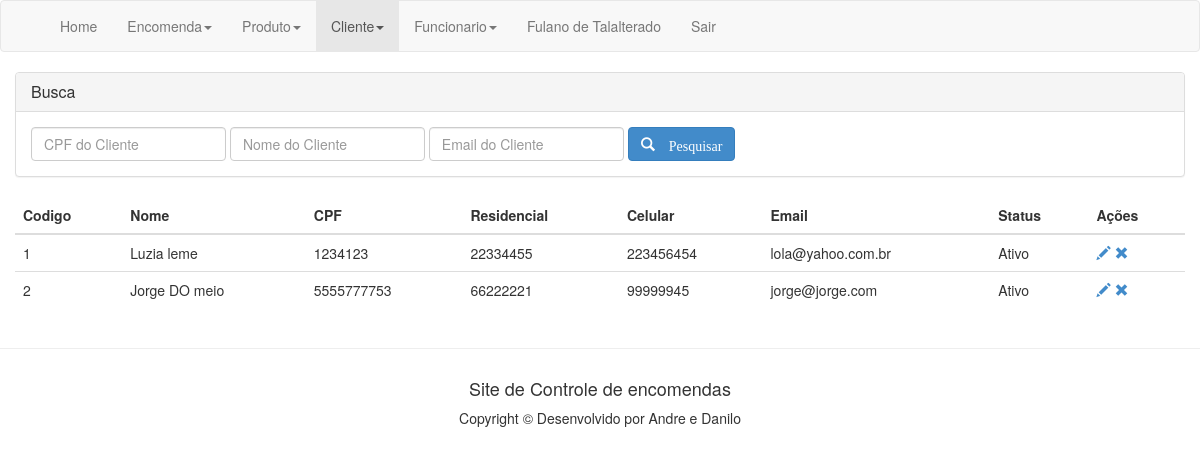
The page /conCliente.php (signed in) on the database its author committed.
### tables this page shows
CREATE TABLE IF NOT EXISTS `cliente` (
`codigo_cli` int(11) NOT NULL,
  `nome` varchar(250) NOT NULL,
  `email` varchar(250) DEFAULT NULL,
  `cpf` varchar(250) DEFAULT NULL,
  `tel_residencial` varchar(50) DEFAULT NULL,
  `tel_celular` varchar(50) DEFAULT NULL,
  `status` binary(1) DEFAULT '0'
);

### conCliente.php (the view, shortened to what this page needs)
<!DOCTYPE html>
<html lang="pt_BR">
<head>
	<link rel="stylesheet" type="text/css" href="css/bootstrap.css">
</head>
<body>
	<div class="navbar navbar-default" role="navigation">
	    <div class="container">
			<div class="navbar-collapse collapse">
			    <ul class="nav navbar-nav navbar-left">
					<li><a href="home.php">Home</a></li>
					<li class="dropdown">
					    <a href="#" class="dropdown-toggle" data-toggle="dropdown">Encomenda<b class="caret"></b></a>
					</li>
					<li class="dropdown">
					    <a href="#" class="dropdown-toggle" data-toggle="dropdown">Produto<b class="caret"></b></a>
					</li>
					<li class="dropdown active">
					    <a href="#" class="dropdown-toggle" data-toggle="dropdown">Cliente<b class="caret"></b></a>
					</li>
					<li class="dropdown">
					    <a href="#" class="dropdown-toggle" data-toggle="dropdown">Funcionario<b class="caret"></b></a>
					</li>
					<li><a><?php echo $_SESSION['nomeF'];?></a></li>
					<li><a href="?sair=true">Sair</a></li>
			    </ul>
			</div>
	    </div>
	</div>
<div class="container">
	<div class="row">
	<div class="panel-group" id="accordion">
      	<div class="panel panel-default">
            <div class="panel-heading">
              <h4 class="panel-title">
                <a data-toggle="collapse" data-parent="#accordion" href="#collapseOne">Busca</a>
              </h4>
            </div>
            <div id="collapseOne" class="panel-collapse collapse in">
              <div class="panel-body">
                <form class="form-inline" method="POST" action="">
					<fieldset>
						<div class="form-group">
					    	<input type="number" class="form-control" name="ibcpf" placeholder="CPF do Cliente">
					    </div>
					    <div class="form-group">
					        <input type="text" class="form-control" name="ibnome" placeholder="Nome do Cliente">
					    </div>
					    <div class="form-group">
					        <input type="text" class="form-control" name="ibemail" placeholder="Email do Cliente">
					    </div>
					    <div class="form-group">
					            <button type="submit" class="btn btn-primary" name="btnPesq">
					            	<i class="glyphicon glyphicon-search"> Pesquisar </i>
					            </button>
					    </div>
				    </fieldset>
				</form>
              </div>
            </div>
      	</div>
    </div>
	<table cellpadding="0" cellspacing="0" class="table">
		<thead>
			<th>Codigo</th>
			<th>Nome</th>
			<th>CPF</th>
			<th>Residencial</th>
			<th>Celular</th>
			<th>Email</th>
			<th>Status</th>
			<th>Ações</th>
		</thead>
		<tbody>
				<?php
				$link = conectar();
				$condicao = "";
				$sql = "SELECT * FROM cliente " . $condicao;
				$res = mysqli_query($link,$sql);
				while ($dados = mysqli_fetch_array($res)){
					echo "<tr>";
					echo "<td>".$dados['codigo_cli']."</td>";
					echo "<td>".$dados['nome']."</td>";
					echo "<td>".$dados['cpf']."</td>";
					echo "<td>".$dados['tel_residencial']."</td>";
					echo "<td>".$dados['tel_celular']."</td>";
					echo "<td>".$dados['email']."</td>";
					if($dados['status']==1){
						echo "<td><spam>Ativo</spam></td>";
					}else{
						echo "<td><spam>Desativado</spam></td>";
					}
					$id = base64_encode($dados['codigo_cli']);
					echo "<td><a href='frmCliente.php?tela=editar&id=".$id."' title='Editar Cliente'> <spam class='glyphicon glyphicon-pencil'> </spam> </a>";
					echo "<a href='frmCliente.php?tela=excluir&id=".$id."' title='Excluir Cliente'> <spam class='glyphicon glyphicon-remove'> </spam> </a>";
					echo "</td>";
					echo "</tr>";
				}
				?>
		</tbody>
	</table>
	</div>
</div>
<footer id="footer">
	<hr>
	<div class="container">
		<div class="col-lg-4 text-center"></div>
		<div class="col-lg-4 text-center">
			<h4 class='intro-text text-center'>
				Site de Controle de encomendas
			</h4>
		</div>
		<div class="col-lg-4 text-center"></div>
	</div>
	<div class="container">
		<div class="col-lg-4 text-center"></div>
		<div class="col-lg-4 text-center">
				Copyright &copy; Desenvolvido por Andre e Danilo
		</div>
		<div class="col-lg-4 text-center"></div>
	</div>
</footer>
</body>
</html>

### rows shown on the page
cliente: codigo_cli "1", nome "Luzia leme", cpf "1234123", tel_residencial "22334455", tel_celular "223456454", email "lola@yahoo.com.br", status "Ativo"
cliente: codigo_cli "2", nome "Jorge DO meio", cpf "5555777753", tel_residencial "66222221", tel_celular "99999945", email "jorge@jorge.com", status "Ativo"

### other values the page prints
$_SESSION['nomeF'] "Fulano de Talalterado"
